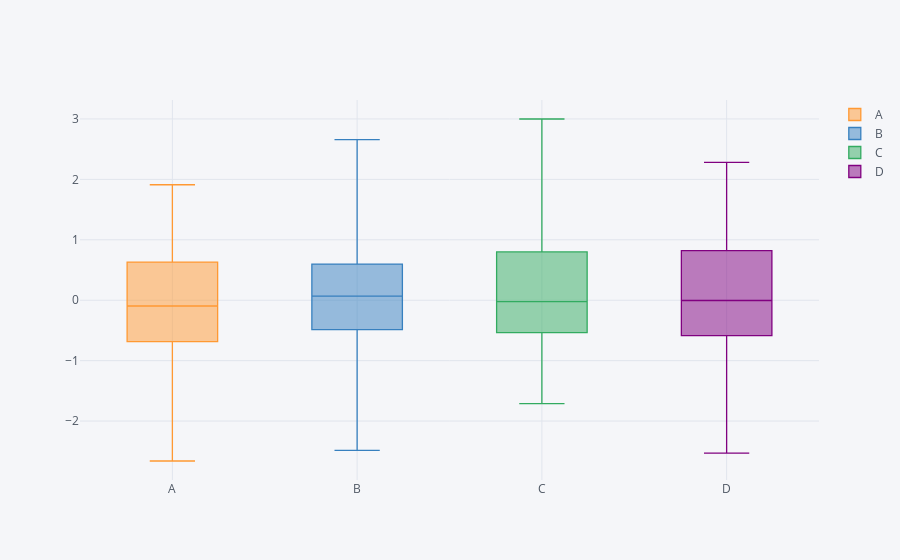

Source (notebook cell):
### Markdown cell above
##### Box

### Code cell
df.iplot(kind="box")
